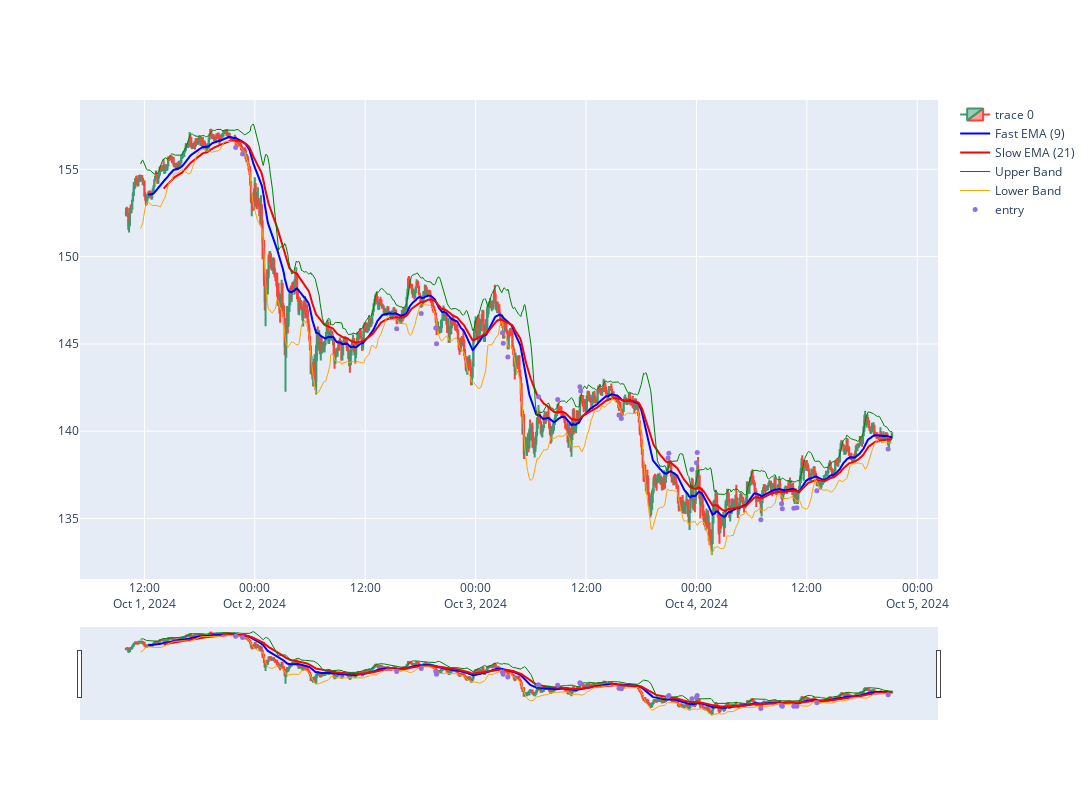

Here is the notebook cell this chart was saved with:
### Markdown cell above
### Retrieve market data

### Code cell
symbol = 'SOLUSDT'
interval = '5'
category = 'linear'
start_date = '2024-10-01 00:00:00'
end_date = '2023-02-01 00:00:00'


df = fetch_market_data(symbol,interval, category, start_date, None)

 
df[['Open', 'High', 'Low', 'Close', 'Volume']] = df[['Open', 'High', 'Low', 'Close', 'Volume']].apply(pd.to_numeric)

print(len(df))
display(df[df['TOTAL_SIGNAL']!= 0].tail(30))

#display(df.tail(30))
#print(df.dtypes)


fig = go.Figure(data = go.Candlestick(x=df.index,
                                      open = df['Open'],
                                      high = df['High'],
                                      low = df['Low'],
                                      close = df['Close']))
#fig.update_layout(xaxis_rangeslider_visible=False)

fig.add_trace(go.Scatter(x=df.index, y=df['Fast_EMA'], line=dict(color='blue'), name='Fast EMA (9)'))
fig.add_trace(go.Scatter(x=df.index, y=df['Slow_EMA'], line=dict(color='red'), name='Slow EMA (21)'))

fig.add_trace(go.Scatter(x=df.index, y=df['BBU_20_2.0'], line=dict(color='green', width = 1), name='Upper Band'))
fig.add_trace(go.Scatter(x=df.index, y=df['BBL_20_2.0'], line=dict(color='orange', width = 1), name='Lower Band'))


fig.add_scatter(x= df.index, y=df['pointpos'], mode='markers', marker=dict(size=5, color = "MediumPurple"), name = "entry")
fig.update_layout(
    width=1200,  
    height=800  
)

fig.show()

### Figure 1 — Plotly figure (JSON) as saved in the notebook; plotly's stock layout.template omitted (floating-point values rounded to 4 significant figures; data arrays with more than 128 entries replaced by an {"elided": "..."} marker saying what was removed)
{"data": [{"close": {"elided": "1000 float values"}, "high": {"elided": "1000 float values"}, "low": {"elided": "1000 float values"}, "open": {"elided": "1000 float values"}, "type": "candlestick", "x": {"elided": "1000 str values"}}, {"line": {"color": "blue"}, "name": "Fast EMA (9)", "type": "scatter", "x": {"elided": "1000 str values"}, "y": {"elided": "1000 float values"}}, {"line": {"color": "red"}, "name": "Slow EMA (21)", "type": "scatter", "x": {"elided": "1000 str values"}, "y": {"elided": "1000 float values"}}, {"line": {"color": "green", "width": 1}, "name": "Upper Band", "type": "scatter", "x": {"elided": "1000 str values"}, "y": {"elided": "1000 float values"}}, {"line": {"color": "orange", "width": 1}, "name": "Lower Band", "type": "scatter", "x": {"elided": "1000 str values"}, "y": {"elided": "1000 float values"}}, {"marker": {"color": "MediumPurple", "size": 5}, "mode": "markers", "name": "entry", "type": "scatter", "x": {"elided": "1000 str values"}, "y": {"elided": "1000 float values"}}], "layout": {"height": 800, "width": 1200}}
